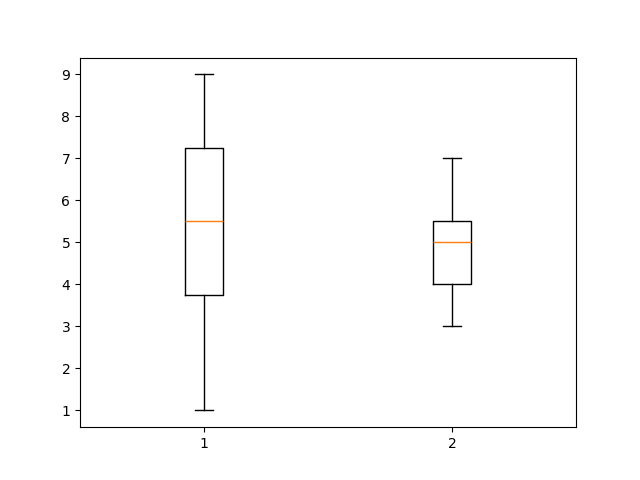

This figure's Python source:
import matplotlib.pyplot as plt

l = [1,3,4,5,6,7,8,9]
l1 = [7,5,4,5,3,6,4]

val = [l,l1]
plt.boxplot(val)
plt.show()
